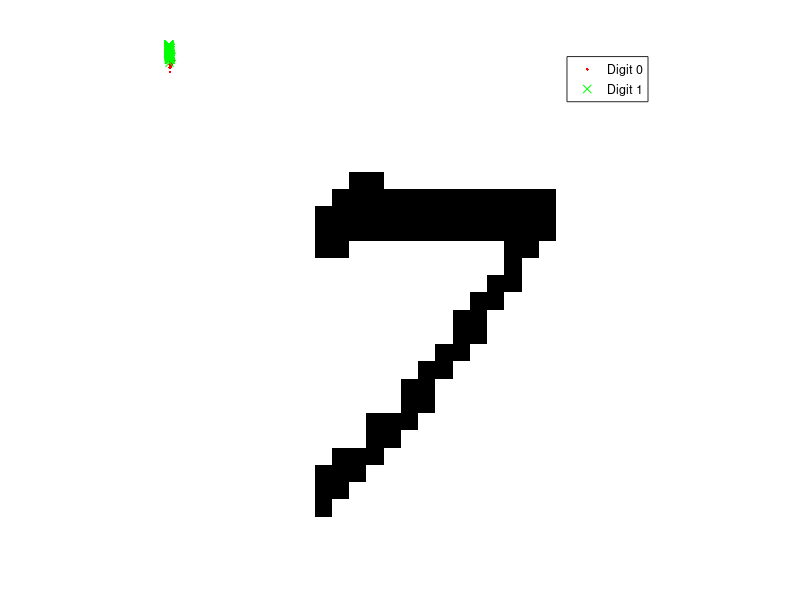

Reproduce this figure in MATLAB. (Note: this script raises an error after producing the figure.)
close all
clear all
clc

%a

mean(abs(randn(10^5,1))<1)


sampleSize = 10000;
%b
sample1 = randn(sampleSize, 1);
sample2 = randn(sampleSize, 1);
% axis square
% plot(sample1, sample2, '.') 


%c
sample1 = randn(sampleSize, 1);
sample2 = randn(sampleSize, 1);
sample3 = randn(sampleSize, 1);
% axis square
% plot3(sample1, sample2, sample3, '.')
% rotate3d



%d
sample1 = randn(sampleSize, 1);
sample2 = randn(sampleSize, 1);
ind = sample1 > 0;
% hold on
% plot(sample1(ind), sample2(ind), 'b.')
% plot(sample1(~ind), sample2(~ind), 'r+')

%e

hold on

% plot(sample1+10, sample2+10, 'm.')
% plot(sample1-10, sample2-10, 'c.')
% plot((sample1*0.1) + 20, (sample2), 'r.')
% plot((sample1*0.3) + 10, (sample2), 'g+')
% plot(sample1, (sample2*1.2) + 20, 'b+')
% plot(sample1, (sample2*4) - 10, 'k+')
% plot(sample1, sample2, 'y.')
% plot(sample1-15, sample2+15, 'ro')



% task 2 a

close all, clear all, clc
load('Example_MNIST_digits.mat');
i = randi(size(b,1));
m = reshape(b(i,:), 28, 28);
imshow(uint8(m'), 'initialmagnification', 'fit');

%task 2 b

close all, clear all, clc
load('Example_MNIST_digits.mat');
i = randi(size(b,1));
m = reshape(b(i,:), 28, 28);
imshow(m'<120, 'initialmagnification', 'fit');

% task 2 c

close all, clear all, clc
load('Example_MNIST_digits.mat');
r = mean(b'>120,1);
a = zeros(size(r));
% 1 to number of rows in b
for i = 1:size(b, 1)
    % extract row i from b and create 28*28 matrix
    c = reshape(b(i, :), 28, 28);
    % get every value of indexes of c that is not 0
    [row, col] = find(c);
    % calculate the aspect ratio
    a(i) = (max(row)-min(row))/ ...
        (max(col)-min(col));
end

% Task 2 d
hold on
plot(r(labb == 1), a(labb == 1), 'r.');
plot(r(labb == 2), a(labb == 2), 'gx');
legend('Digit 0', 'Digit 1');


labels = [];
a = min(bsxfun(@minus,[1 0; 1 2; 1 9],[1 0]));














[~,c] = cellfun(@(x) min(bsxfun(@sum, bsxfun(@minus, x, m)).^2, 2), num2cell(x));